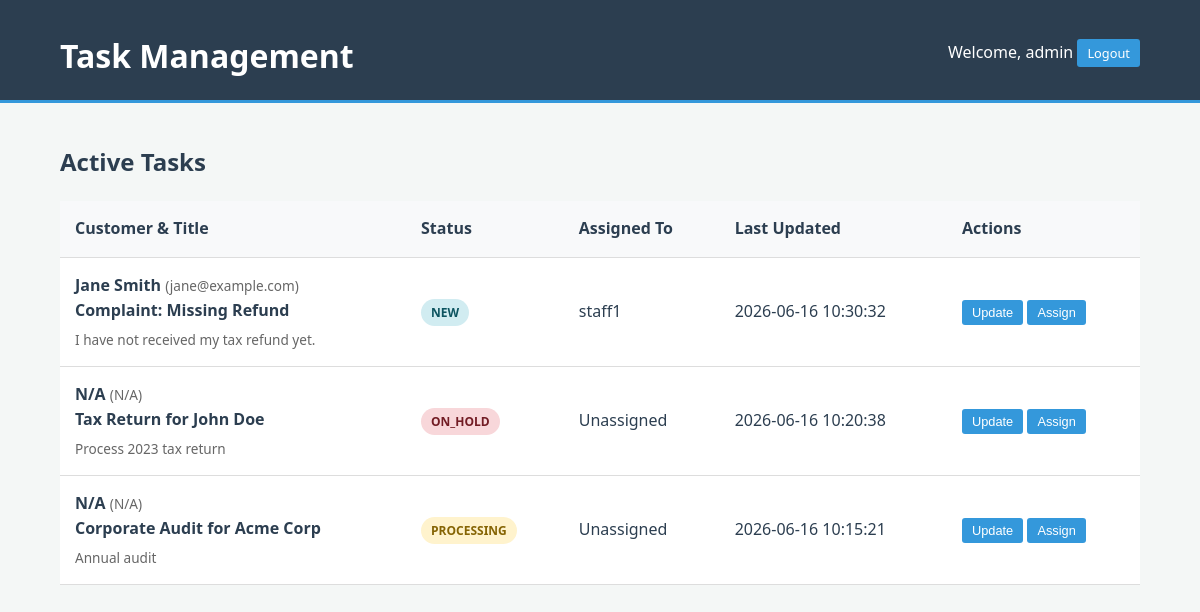
/index.php (signed in), run on the app's committed database.
### tables this page shows
CREATE TABLE tasks (
    id INTEGER PRIMARY KEY AUTOINCREMENT,
    title TEXT NOT NULL,
    description TEXT,
    status TEXT CHECK(status IN ('NEW', 'PROCESSING', 'ON_HOLD', 'VERIFYING', 'COMPLETED')) DEFAULT 'NEW',
    created_at DATETIME DEFAULT CURRENT_TIMESTAMP,
    updated_at DATETIME DEFAULT CURRENT_TIMESTAMP
, customer_name TEXT, customer_email TEXT, assigned_to INTEGER REFERENCES users(id));

CREATE TABLE users (
    id INTEGER PRIMARY KEY AUTOINCREMENT,
    username TEXT UNIQUE NOT NULL,
    password TEXT NOT NULL,
    role TEXT DEFAULT 'staff'
);

### includes/functions.php (called while the page is built, shortened)
<?php
function getAllTasks($userId = null, $role = 'admin') {
    $db = getDbConnection();
    if ($role === 'admin') {
        $stmt = $db->query("
            SELECT t.*, u.username as assigned_staff
            FROM tasks t
            LEFT JOIN users u ON t.assigned_to = u.id
            ORDER BY t.updated_at DESC
        ");
        return $stmt->fetchAll();
    }
}
?>

### index.php (the view, shortened to what this page needs)
<?php
require_once 'includes/functions.php';
$user_id = $_SESSION['user_id'];
$username = $_SESSION['username'];
$role = $_SESSION['role'];
$tasks = getAllTasks($user_id, $role);
?>
<!DOCTYPE html>
<html lang="en">
<head>
    <link rel="stylesheet" href="css/style.css">
</head>
<body>
    <header>
        <div class="container">
            <h1>Task Management</h1>
            <div class="user-info">
                <span>Welcome, <?php echo htmlspecialchars($username); ?></span>
                <a href="logout.php" class="btn-sm">Logout</a>
            </div>
        </div>
    </header>
    <main class="container">
        <section class="task-list">
            <h2>Active Tasks</h2>
            <div class="table-responsive">
                <table>
                    <thead>
                        <tr>
                            <th>Customer & Title</th>
                            <th>Status</th>
                            <th>Assigned To</th>
                            <th>Last Updated</th>
                            <th>Actions</th>
                        </tr>
                    </thead>
                    <tbody>
                        <?php foreach ($tasks as $task): ?>
                            <tr>
                                <td>
                                    <div class="customer-info">
                                        <strong><?php echo htmlspecialchars($task['customer_name'] ?? 'N/A'); ?></strong>
                                        <span class="desc">(<?php echo htmlspecialchars($task['customer_email'] ?? 'N/A'); ?>)</span>
                                    </div>
                                    <strong><?php echo htmlspecialchars($task['title']); ?></strong>
                                    <p class="desc"><?php echo htmlspecialchars($task['description'] ?? ''); ?></p>
                                </td>
                                <td><span class="status-badge <?php echo strtolower($task['status']); ?>"><?php echo htmlspecialchars($task['status']); ?></span></td>
                                <td><?php echo htmlspecialchars($task['assigned_staff'] ?? 'Unassigned'); ?></td>
                                <td><?php echo htmlspecialchars($task['updated_at']); ?></td>
                                <td>
                                    <button class="btn-sm" onclick="showActionModal(<?php echo $task['id']; ?>, '<?php echo $task['status']; ?>')">Update</button>
                                    <?php if ($role === 'admin'): ?>
                                        <button class="btn-sm" onclick="showAssignModal(<?php echo $task['id']; ?>)">Assign</button>
                                    <?php endif; ?>
                                </td>
                            </tr>
                        <?php endforeach; ?>
                    </tbody>
                </table>
            </div>
        </section>
    </main>
</body>
</html>

### css/style.css (style rules this page uses)
:root { --primary-color: #2c3e50; --secondary-color: #34495e; --accent-color: #3498db; --success-color: #27ae60; --warning-color: #f39c12; --danger-color: #e74c3c; --light-color: #ecf0f1; --dark-color: #2c3e50; }
body { font-family: 'Segoe UI', Tahoma, Geneva, Verdana, sans-serif; line-height: 1.6; margin: 0; background-color: #f4f7f6; color: var(--dark-color); }
.container { width: 90%; max-width: 1200px; margin: auto; overflow: hidden; padding: 0 20px; }
header { background: var(--primary-color); color: #fff; padding-top: 30px; min-height: 70px; border-bottom: var(--accent-color) 3px solid; margin-bottom: 20px; }
header h1 { margin: 0; float: left; }
header .user-info { float: right; margin-top: 10px; }
.btn-sm { padding: 5px 10px; font-size: 0.8rem; background: var(--accent-color); color: #fff; border: none; border-radius: 3px; cursor: pointer; text-decoration: none; }
.table-responsive { overflow-x: auto; }
table { width: 100%; border-collapse: collapse; background: #fff; margin-bottom: 20px; }
table th, table td { padding: 15px; text-align: left; border-bottom: 1px solid #ddd; }
table th { background: #f8f9fa; }
.desc { font-size: 0.85rem; color: #666; margin: 5px 0 0 0; }
.status-badge { padding: 5px 10px; border-radius: 20px; font-size: 0.75rem; font-weight: bold; text-transform: uppercase; }
.status-badge.new { background: #d1ecf1; color: #0c5460; }
.status-badge.processing { background: #fff3cd; color: #856404; }
.status-badge.on_hold { background: #f8d7da; color: #721c24; }

### data on the page
tasks: customer_name "Jane Smith", customer_email "jane@example.com", title "Complaint: Missing Refund", description "I have not received my tax refund yet.", status "NEW", assigned_to.username "staff1", updated_at "2026-06-16 10:30:32"
tasks: customer_name "N/A", customer_email "N/A", title "Tax Return for John Doe", description "Process 2023 tax return", status "ON_HOLD", assigned_staff "Unassigned", updated_at "2026-06-16 10:20:38"
tasks: customer_name "N/A", customer_email "N/A", title "Corporate Audit for Acme Corp", description "Annual audit", status "PROCESSING", assigned_staff "Unassigned", updated_at "2026-06-16 10:15:21"

### other printed values
$username "admin"
